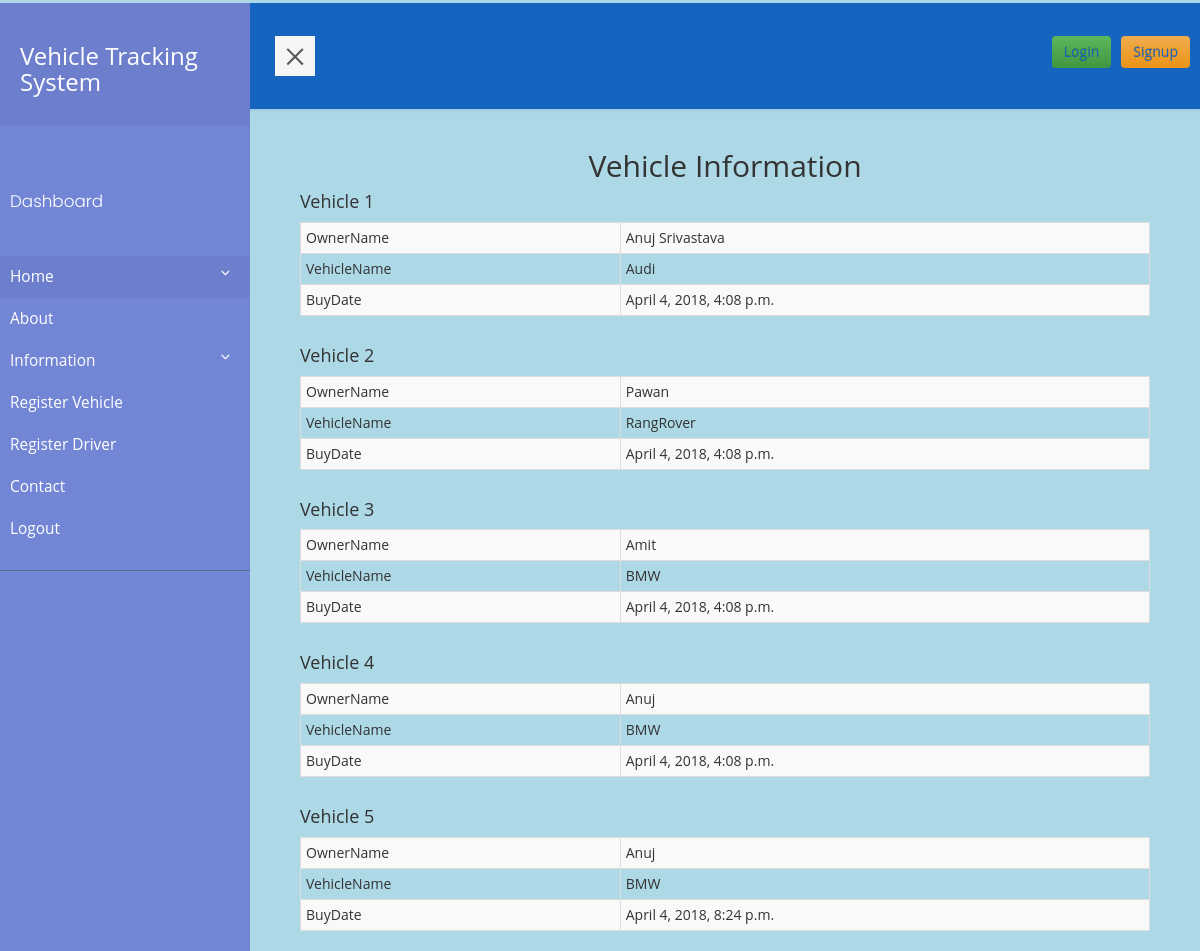
Screenshot of /track/vehicle_info/ with the database file from the repository.
### TrackingSystem/models.py (models this page shows, shortened)
class Vehicle(models.Model):
	vehicle_no=models.CharField(max_length=30)
	last_stoppage=models.CharField(max_length=30)
	current_position=models.CharField(max_length=30)
	distance_covered=models.IntegerField(default=0)
	last_updated=models.DateTimeField(default=datetime.now)
	vehicle_status=models.IntegerField(default=0)
	vehicle_name=models.CharField(max_length=100,default='BMW')
	name = models.CharField(max_length=50,default='Anuj')
	buy_date = models.DateTimeField(default=datetime.now, blank=True)

### TrackingSystem/views.py (the view)
def vehicle_info(request):
	all_vehicle=Vehicle.objects.all()
	return render(request,'TrackingSystem/Vehicle_info.html',{'all_vehicle':all_vehicle})

### TrackingSystem/templates/TrackingSystem/Vehicle_info.html
{% extends 'TrackingSystem/base.html' %}
{% block body %}
<h2><center>Vehicle Information</center></h2>
<div style="margin-left:50px;margin-right: 50px">
{% for a in all_vehicle %}
  <h4>Vehicle {{forloop.counter}}</h4>
  <div class="table-responsive">
  <table class="table table-striped table-bordered table-hover table-condensed">
    <tbody>
      <tr class="table-primary">
        <td>OwnerName</td>
        <td>{{a.name}}</td>
      </tr>
      <tr>
        <td >VehicleName</td>
        <td>{{a.vehicle_name}}</td>
      </tr>
      <tr>
        <td>BuyDate</td>
        <td>{{a.buy_date}}</td>
      </tr>
    </tbody>
  </table>
</div>
{%endfor%}
</div>
{% endblock %}

### TrackingSystem/static/css/custom.css (style rules this page uses)
body { font-family: 'Poppins', sans-serif; background: #fafafa; }

### TrackingSystem/static/css/ttt.css (style rules this page uses)
body { font-family: 'Poppins', sans-serif; background-color:lightblue; }

### TrackingSystem/templates/TrackingSystem/base.html (style rules this page uses)
* { font-family : 'Open Sans' , sans-serif; }

### rows the page displays
Vehicle: name "Anuj Srivastava", vehicle_name "Audi", buy_date "April 4, 2018, 4:08 p.m."
Vehicle: name "Pawan", vehicle_name "RangRover", buy_date "April 4, 2018, 4:08 p.m."
Vehicle: name "Amit", vehicle_name "BMW", buy_date "April 4, 2018, 4:08 p.m."
Vehicle: name "Anuj", vehicle_name "BMW", buy_date "April 4, 2018, 4:08 p.m."
Vehicle: name "Anuj", vehicle_name "BMW", buy_date "April 4, 2018, 8:24 p.m."
